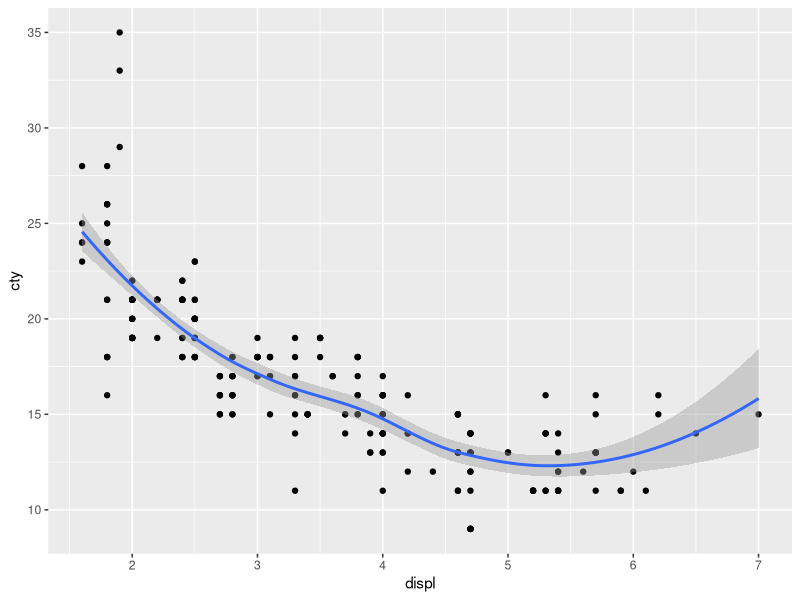
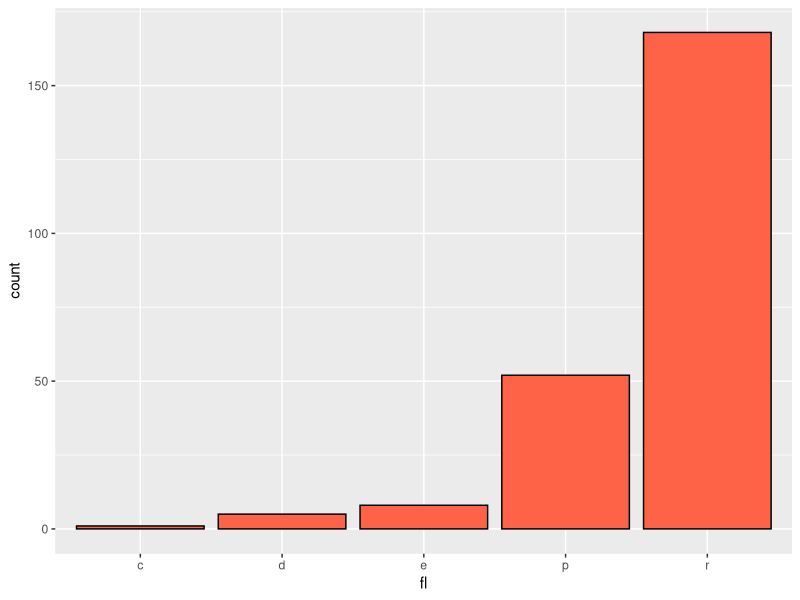
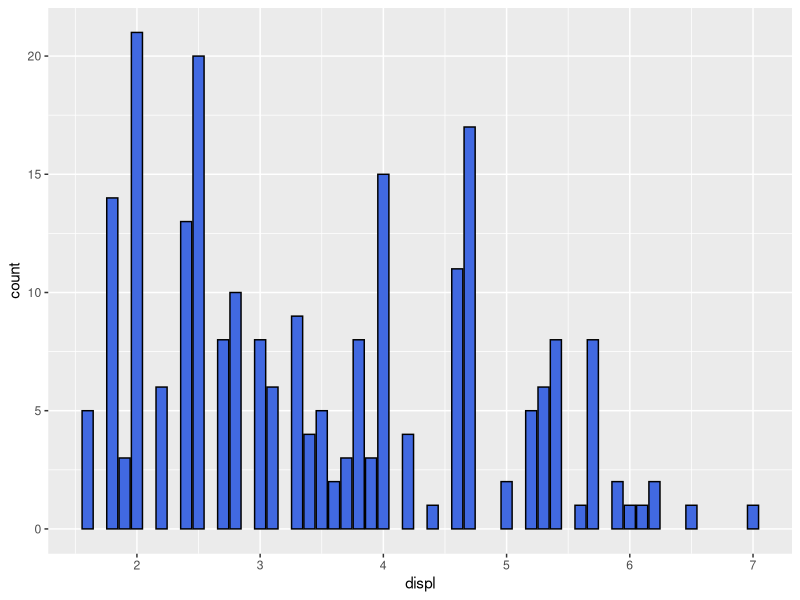
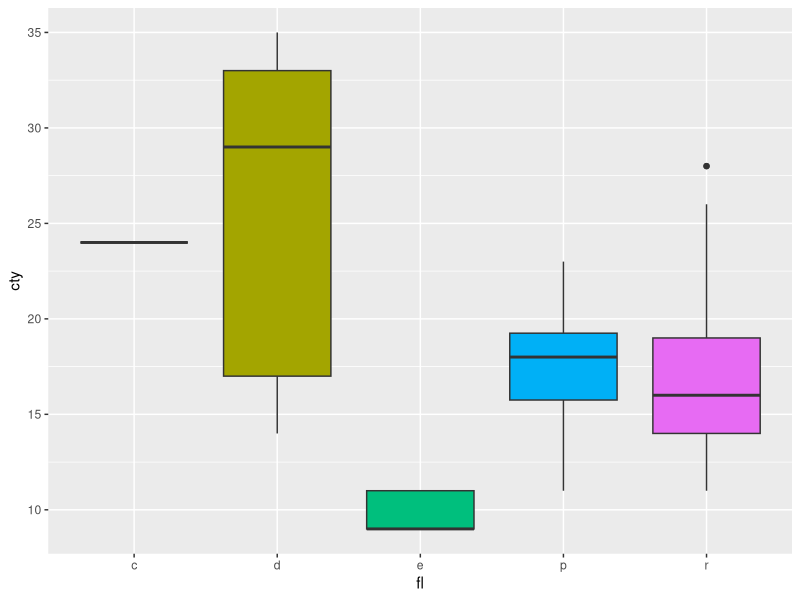
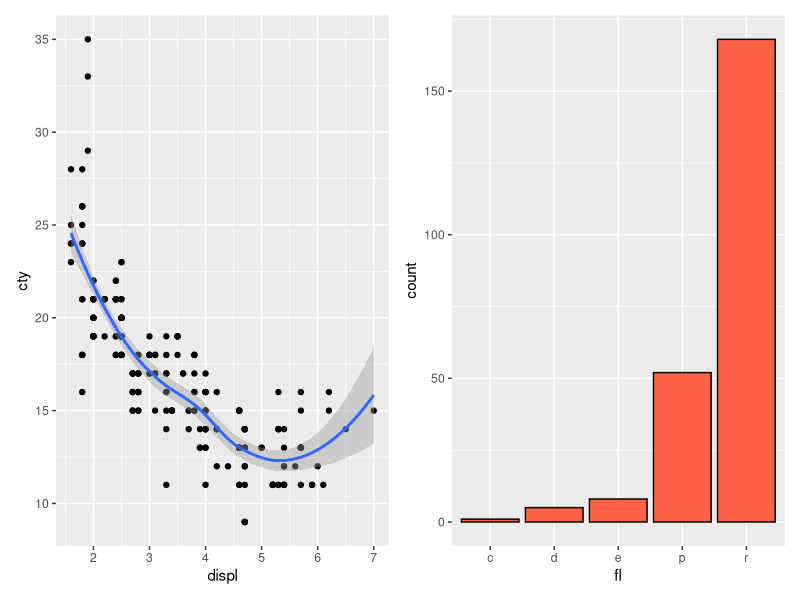
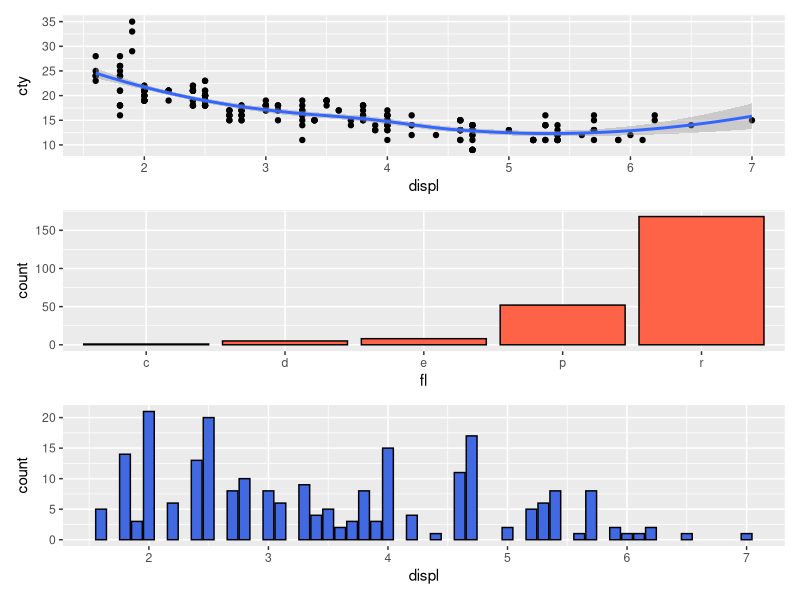
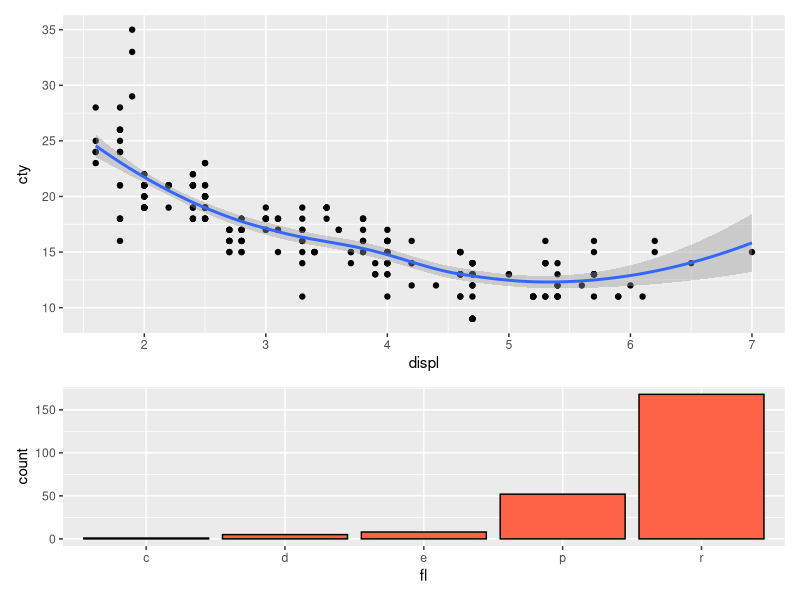
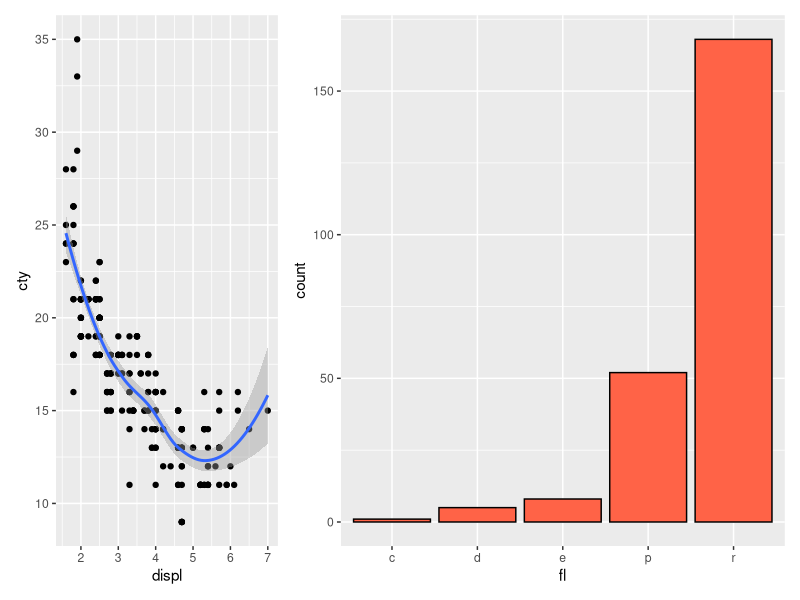

The R script that drew these images, in order:
# ggplot Graphics 2
# April 2018
# CEY

# Preliminaries
library(ggplot2)
install.packages("ggthemes")
library(ggthemes)
library(patchwork)
library(TeachingDemos)
char2seed("10th Avenue Freeze-Out")

d<- mpg
str(d)
# wset of continuous, integer, and character string variables in an already made data frame


# building graphs to use on patchwork
# create 4 individual graphs

g1 <- ggplot(data=d, mapping=aes(x=displ, y=cty))+
  geom_point()+
  geom_smooth()
print(g1)


g2 <- ggplot(data=d, mapping=aes(x=fl, fill=I("tomato"), color=I("black"))) +
  geom_bar(stat="count") + 
  theme(legend.position= "none") #gets rid of legend
print(g2)

g3 <- ggplot(data=d, mapping=aes(x=displ, fill=I("royalblue"), color=I("black"))) +
  geom_bar(stat="count") + 
  theme(legend.position= "none") #gets rid of legend
print(g3)



g4 <- ggplot(data=d, mapping=aes(x=fl, y= cty, fill=fl)) +
  geom_boxplot() + theme(legend.position = "none")
print(g4)

# this is the code to call patchwork
# will add multipanel graphs

#place 2 plots horizontally
g1 +g2

# place  3 plots vertically
g1 + g2 +g3 +plot_layout(ncol=1)

# change the relative areas of each plot
g1 + g2 + plot_layout(ncol=1, heights=c(2,1))
g1 + g2 + plot_layout(ncol=2, widths=c(1,2)) 

# add a spacer plot under construction
g1 + plot_spacer() + g2

# set up nested plot
g1 + {
  g2+ {
    g3+
      g4 +
      plot_layout(ncol=1)
  }
} +
  plot_layout(ncol=1)

# minus operater

g1 + g2 - g3 +
  plot_layout(ncol=1)

# / | for very intuitive layouts 
(g1 | g2| g3)/g4

(g1|g2)/(g3|g4)

# swapping axis orientation
g3a <- g3 + scale_x_reverse()
g3b <- g3 + scale_y_reverse()
g3c <- g3 + scale_x_reverse() + scale_y_reverse()
(g3|g3a)/ (g3b|g3c)

# use coord_flip to flip coordinate axis 

# ggsave for creating and saving plots
ggsave(filename="MyPlotName.pdf", plot=g3, 
       device="pdf", width=20, height=20, units="cm",
       dpi=300)

m1 <- ggplot(data=mpg,
             mapping=(aes(x=displ, y=cty, color=class)))+
  geom_point()
print(m1)

m1 <- ggplot(data=mpg,
             mapping=(aes(x=displ, y=cty, shape=class)))+
  geom_point()
print(m1)
# kinda looks like garbage but might have it's function if you have fewer variables

# mapping a continuous variable onto point size (this is the only thing you really should do for point size)
m1 <- ggplot(data=mpg,
             mapping=(aes(x=displ, y=cty, size=hwy, color=class)))+
  geom_point()
print(m1)
# this can help you see the continuous variable visually with other data points

#map a continuous variable onto color
m1 <- ggplot(data=mpg,
             mapping=(aes(x=displ, y=cty, color=hwy)))+
  geom_point()
print(m1)

# map 2 variables to 2 different aes
m1 <- ggplot(data=mpg,
             mapping=(aes(x=displ, y=cty, shape=class, color=hwy)))+
  geom_point()
print(m1)

# mapping 3 variables onto shape, size, and color

m1 <- ggplot(data=mpg,
             mapping=(aes(x=displ, y=cty, shape=drv, color=fl, size=hwy)))+
  geom_point()
print(m1)
# this single graph gives you 5 attributes each data point

# mapping a variable to the same aesthetic for 2 different geoms
m1 <- ggplot(data=mpg,
             mapping=(aes(x=displ, y=cty, color=drv)))+
  geom_point() +
  geom_smooth(method="lm")
print(m1)


# faceting for excellent visualization in a set of related plots
m1 <- ggplot(data=mpg,
             mapping=(aes(x=displ, y=cty)))+
  geom_point()

  m1 + facet_grid(class~fl)
# empty grid cells shows you the combination of variables are not present in the data, really helpful
  # to show things in your data
  
  m1 + facet_grid(class~fl, scales="free_y")
# this graph looks similar to one above but, y axis are not the same, can generally see
  #relationships among points a little better, but the base set up is better because
  # it is a direct comparison with the same y value
  
  m1 + facet_grid(class~fl, scales="free_x")

# facet on only a single variable, probably better comparison
m1 + facet_grid(.~class)
# only looks at type of vehicle and one partition of data

m1 + facet_grid(class~.)
# problems with layout: lots of rows, get really skinny or really long plot not good for publicaiton
#to fix this: facet wrap for unordered graphs
m1 + facet_wrap(~class)
#rows and columns are not important, makes it easy to see

#combine varibales in a facet wrap
m1 + facet_wrap(~class + fl)
#create the individual graphs, mostly a big change in the labelling of the graph, individual title for
#each which gives you the variable combo

m1 + facet_wrap(~class + fl,
                drop=FALSE)
#shows you both the empty and full combinations

# use facet in combination with aesthetics
m1 <- ggplot(data=mpg, mapping=aes(x=displ, y=cty, color=drv)) + 
  geom_point()
m1 + facet_grid(.~class)


m1 <- ggplot(data=mpg, mapping=aes(x=displ, y=cty, color=drv)) + 
  geom_smooth(method="lm", se=FALSE)
m1 + facet_grid(.~class)

#fitting with boxplots over a continuous variables
m1 <- ggplot(data=mpg, mapping=aes(x=displ, y=cty)) + 
  geom_boxplot()
m1 + facet_grid(.~class)
